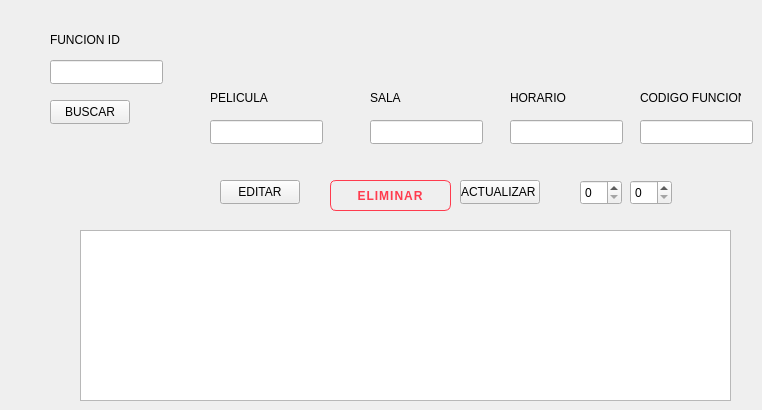
      <widget class="QWidget" name="tab_11">
       <attribute name="title">
        <string>GESTION FUNCIONES</string>
       </attribute>
       <widget class="QLineEdit" name="txtBuscarFuncionID">
        <property name="geometry">
         <rect>
          <x>50</x>
          <y>60</y>
          <width>113</width>
          <height>24</height>
         </rect>
        </property>
       </widget>
       <widget class="QLineEdit" name="txtEditSala">
        <property name="geometry">
         <rect>
          <x>370</x>
          <y>120</y>
          <width>113</width>
          <height>24</height>
         </rect>
        </property>
       </widget>
       <widget class="QLineEdit" name="txtEditPelicula">
        <property name="geometry">
         <rect>
          <x>210</x>
          <y>120</y>
          <width>113</width>
          <height>24</height>
         </rect>
        </property>
       </widget>
       <widget class="QLineEdit" name="txtEditHorario">
        <property name="geometry">
         <rect>
          <x>510</x>
          <y>120</y>
          <width>113</width>
          <height>24</height>
         </rect>
        </property>
       </widget>
       <widget class="QSpinBox" name="spinEditCol">
        <property name="geometry">
         <rect>
          <x>580</x>
          <y>180</y>
          <width>42</width>
          <height>25</height>
         </rect>
        </property>
       </widget>
       <widget class="QSpinBox" name="spinEditFila">
        <property name="geometry">
         <rect>
          <x>630</x>
          <y>180</y>
          <width>42</width>
          <height>25</height>
         </rect>
        </property>
       </widget>
       <widget class="QTableWidget" name="tblFuncionesRegistradas">
        <property name="geometry">
         <rect>
          <x>80</x>
          <y>230</y>
          <width>651</width>
          <height>171</height>
         </rect>
        </property>
       </widget>
       <widget class="QLabel" name="label_46">
        <property name="geometry">
         <rect>
          <x>50</x>
          <y>30</y>
          <width>91</width>
          <height>20</height>
         </rect>
        </property>
        <property name="text">
         <string>FUNCION ID</string>
        </property>
       </widget>
       <widget class="QLabel" name="label_47">
        <property name="geometry">
         <rect>
          <x>210</x>
          <y>90</y>
          <width>61</width>
          <height>16</height>
         </rect>
        </property>
        <property name="text">
         <string>PELICULA</string>
        </property>
       </widget>
       <widget class="QLabel" name="label_48">
        <property name="geometry">
         <rect>
          <x>370</x>
          <y>90</y>
          <width>51</width>
          <height>16</height>
         </rect>
        </property>
        <property name="text">
         <string>SALA</string>
        </property>
       </widget>
       <widget class="QLabel" name="label_49">
        <property name="geometry">
         <rect>
          <x>510</x>
          <y>90</y>
          <width>61</width>
          <height>16</height>
         </rect>
        </property>
        <property name="text">
         <string>HORARIO</string>
        </property>
       </widget>
       <widget class="QPushButton" name="btnEditFuncion">
        <property name="geometry">
         <rect>
          <x>220</x>
          <y>180</y>
          <width>80</width>
          <height>24</height>
         </rect>
        </property>
        <property name="text">
         <string>EDITAR</string>
        </property>
       </widget>
       <widget class="QPushButton" name="btnEliminarFun">
        <property name="geometry">
         <rect>
          <x>330</x>
          <y>180</y>
          <width>121</width>
          <height>31</height>
         </rect>
        </property>
        <property name="styleSheet">
         <string notr="true">/* RECHAZAR */
QPushButton {
    background-color: transparent;
    color: #FF3B4E;
    border: 1px solid #FF3B4E;
    border-radius: 6px;
    padding: 8px 16px;
    font-family: &quot;Montserrat SemiBold&quot;;
    font-weight: 600;
    letter-spacing: 1px;
}
QPushButton:hover {
    background-color: #FF3B4E;
    color: #F1FAEE;
}
QPushButton:pressed {
    background-color: #D62638;
    border: 1px solid #D62638;
    color: #F1FAEE;
}</string>
        </property>
        <property name="text">
         <string>ELIMINAR</string>
        </property>
       </widget>
       <widget class="QPushButton" name="btnActualizarTablaFuncion">
        <property name="geometry">
         <rect>
          <x>460</x>
          <y>180</y>
          <width>80</width>
          <height>24</height>
         </rect>
        </property>
        <property name="text">
         <string>ACTUALIZAR </string>
        </property>
       </widget>
       <widget class="QPushButton" name="btnBuscarFuncion">
        <property name="geometry">
         <rect>
          <x>50</x>
          <y>100</y>
          <width>80</width>
          <height>24</height>
         </rect>
        </property>
        <property name="text">
         <string>BUSCAR</string>
        </property>
       </widget>
       <widget class="QLineEdit" name="txtEditCodigoFuncion">
        <property name="enabled">
         <bool>true</bool>
        </property>
        <property name="geometry">
         <rect>
          <x>640</x>
          <y>120</y>
          <width>113</width>
          <height>24</height>
         </rect>
        </property>
        <property name="cursor">
         <cursorShape>SizeAllCursor</cursorShape>
        </property>
        <property name="readOnly">
         <bool>true</bool>
        </property>
       </widget>
       <widget class="QLabel" name="label_56">
        <property name="geometry">
         <rect>
          <x>640</x>
          <y>90</y>
          <width>101</width>
          <height>16</height>
         </rect>
        </property>
        <property name="text">
         <string>CODIGO FUNCION</string>
        </property>
       </widget>
      </widget>
